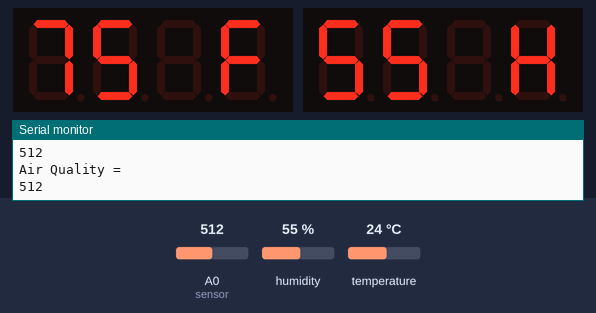
A sketch run on a simulated Arduino Uno, built with avr-gcc and run on an emulated ATmega328P. Parts: 2 × 4-digit seven-segment display, the last lines printed to the serial monitor. Inputs (shaded band) come from the test bench; at power-on: humidity 55 %, temperature 24 °C, A0 (sensor) = 512.

Above: at 1.8 s.
1.9 s: humidity set to 22 %
At 2.7 s:
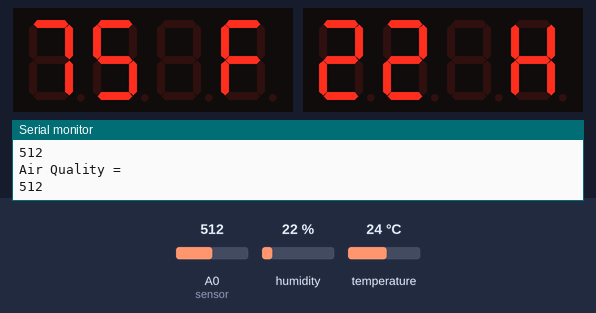
3.6 s: temperature set to 12 °C
At 5.1 s:
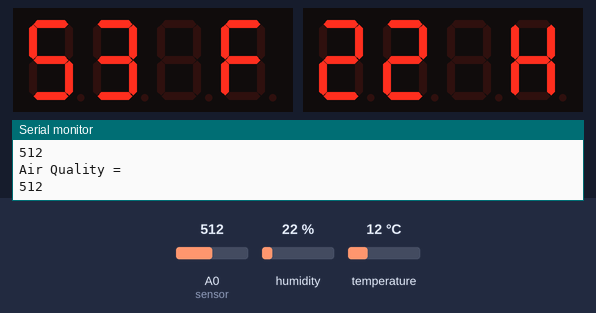
5.7 s: humidity set to 40 %
At 7.0 s:
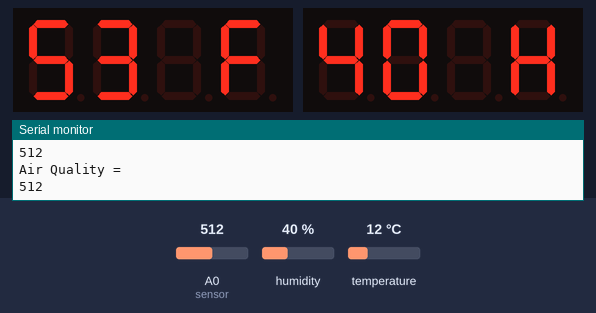
7.9 s: temperature set to 19 °C
At 9.4 s:
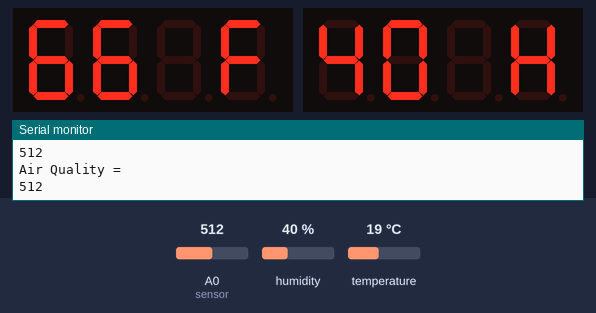
Timing chart, 0 to 10.9 s (numbered marks = the images above; inputs shaded):
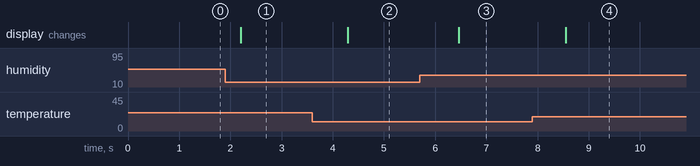

The sketch:

sketch.ino
```cpp
// For testing, we manually changed the temperature and the humidity surrounding the sensor to test
// and see if the readings would change and compared the readings to credible online weather data.

#include <dht.h> // You need to download the libary and connect it
// link to libary: https://www.arduinolibraries.info/libraries/dh-tlib
#include <TM1637Display.h>

dht DHT;

#define DHT11_PIN 2
#define sensor A0
#define button 8

#define CLK1 3
#define DIO1 4
#define CLK2 5
#define DIO2 6

TM1637Display display1(CLK1, DIO1);  // For temperature
TM1637Display display2(CLK2, DIO2);  // For humidity

const uint8_t LETTER_F = SEG_A | SEG_F | SEG_E | SEG_G;
const uint8_t LETTER_H = SEG_F | SEG_E | SEG_B | SEG_C | SEG_G;
int airQ = 0;

void setup(){
  Serial.begin(9600);
	display1.setBrightness(0x0f);
	display2.setBrightness(0x0f);
}

void loop(){
  int chk = DHT.read11(DHT11_PIN);
  float temp = ((DHT.temperature * 9.0)/5.0 + 32.0);        // Read temperature
	float hum = DHT.humidity;           // Read humidity
	airQ = analogRead(sensor); 				// Read Air Quality

	if (isnan(temp) || isnan(hum)) {
    // Error handling
    display1.showNumberDecEx(0, 0, true);
    display2.showNumberDecEx(0, 0, true);
    delay(2000);
    return;
  }

  int t = (int)temp;
  uint8_t tempData[] = {
    display1.encodeDigit((t / 10) % 10),
    display1.encodeDigit(t % 10),
    0x00,
    LETTER_F
  };
  display1.setSegments(tempData);

  int h = (int)hum;
  uint8_t humData[] = {
    display2.encodeDigit((h / 10) % 10),
    display2.encodeDigit(h % 10),
    0x00,
    LETTER_H
  };
  display2.setSegments(humData);
	Serial.println("Air Quality = ");
	Serial.println(airQ);

	delay(1000);
}
```

Measured:
- after the input at 1.9 s, the display: changes after 0.30 s (image 1)
- after the input at 3.6 s, the display: changes after 0.69 s (image 2)
- after the input at 5.7 s, the display: changes after 0.76 s (image 3)
- after the input at 7.9 s, the display: changes after 0.65 s (image 4)
